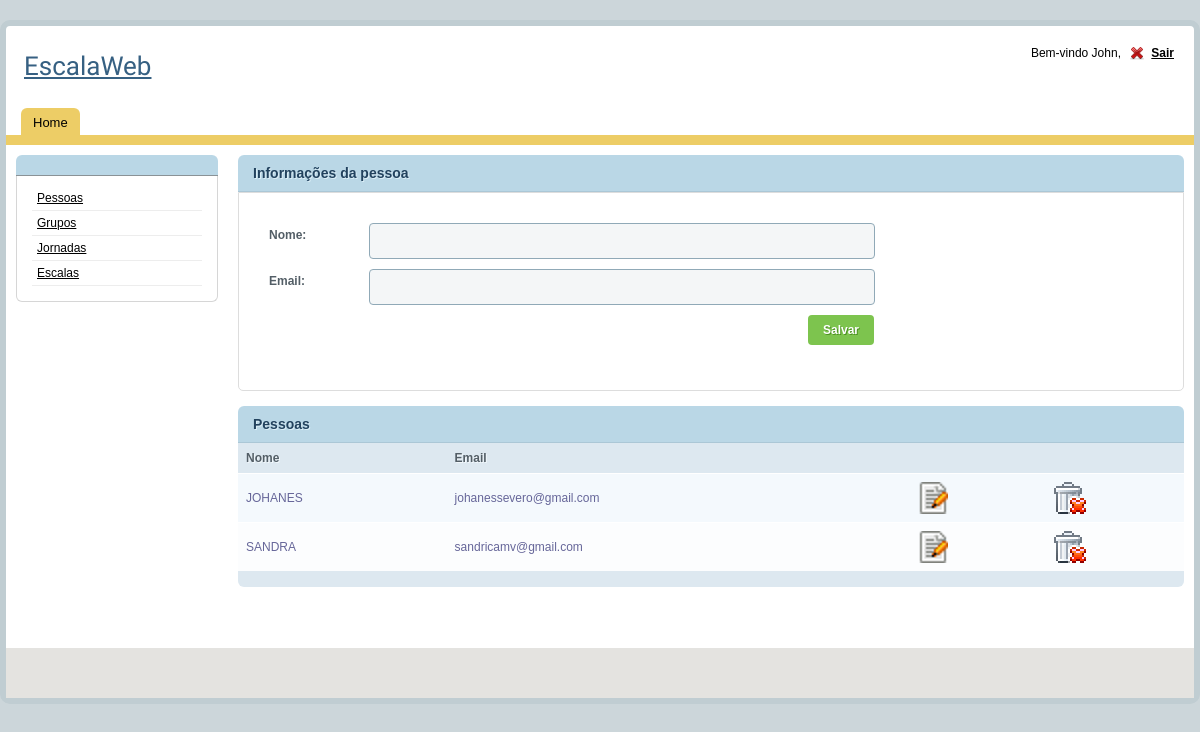
/pessoa/pessoa_cadastro.php, run on the app's committed database.
### tables this page shows
CREATE TABLE IF NOT EXISTS `pessoa` (
  `id` INT NOT NULL AUTO_INCREMENT,
  `nome` VARCHAR(100) NOT NULL,
  `email` VARCHAR(100) NOT NULL,
  `coordenador_id` INT NOT NULL,
  PRIMARY KEY (`id`, `coordenador_id`),
  INDEX `fk_pessoa_coordenador` (`coordenador_id` ASC),
  CONSTRAINT `fk_pessoa_coordenador`
    FOREIGN KEY (`coordenador_id`)
    REFERENCES `coordenador` (`id`)
    ON DELETE NO ACTION
    ON UPDATE NO ACTION);

### util/bd_util.php (called while the page is built, shortened)
<?php
function get_conexao() {
	$endereco = "127.0.0.1";
	$usuario = "root";
	$senha = "root";
	$nome_banco = "escala_web";
	$conexao = mysqli_connect ( $endereco, $usuario, $senha, $nome_banco );
	return $conexao;
}
?>

### pessoa/pessoa_bd.php (called while the page is built, shortened)
<?php
function get_pessoas() {
	$sql = "select * from pessoa"." where coordenador_id = " .$_SESSION["coordenador_id"];
	$resultado = mysqli_query ( get_conexao (), $sql );
	$pessoas = array ();
	while ( $pessoa = mysqli_fetch_assoc ( $resultado ) ) {
		$pessoas [] = $pessoa;
	}
	return $pessoas;
}
?>

### pessoa/pessoa_cadastro.php (the view, shortened to what this page needs)
<?php
include "../template/header.php";
include "pessoa_bd.php";
monta_form_cadastro ();
listar ();
?>
<?php
function monta_form_cadastro() {
	echo "<h2>Informações da pessoa</h2>";
	echo "<form method = 'GET'>";
	echo "<div id='tab1' class='tabcontent' style='display: block;'>";
	echo "<div class='form'>";
	echo "<div class='form_row'>";
	echo "<label>Nome:</label> <input type='text' name = 'nome' class='form_input' >";
	echo "</div>";
	echo "<div class='form_row'>";
	echo "<label>Email:</label> <input type='text' name = 'email' class='form_input' >";
	echo "</div>";
	echo "<div class='form_row'>";
	echo "<input type='submit' class='form_submit' value='Salvar' title = 'clique para salvar'>";
	echo "</div>";
	echo "</div>";
	echo "</div>";
	echo "</form>";
}
function listar() {
	$pessoas = get_pessoas ();
	if (count ( $pessoas ) > 0) {
		echo "<h2>Pessoas</h2>";
		echo "<table id='rounded-corner'>";
		echo "<thead>";
		echo "<tr>";
		echo "<th>Nome</th>";
		echo "<th>Email</th>";
		echo "<th></th>";
		echo "<th></th>";
		echo "</tr>";
		echo "</thead>";
		echo "<tfoot>";
		echo "<tr>";
		echo "<td colspan='12'></td>";
		echo "</tr>";
		echo "</tfoot>";
		echo "<tbody>";
		$cont = 0;
		foreach ( $pessoas as $pessoa ) {
			if ($cont ++ % 2 == 0)
				echo "<tr class='odd'>";
			else
				echo "<tr class='even'>";
			echo "<td>" . $pessoa ["nome"] . "</td>";
			echo "<td>" . $pessoa ["email"] . "</td>";
			echo "<td>";
			echo "<a href = 'pessoa_edicao.php?id=".$pessoa["id"]."&editar=1' title = 'clique para alterar'/><img src = '../resources/img/edit.png'/></a>";
			echo "<td>";
			echo "<a href = 'pessoa_cadastro.php?id=".$pessoa["id"]."&excluir=1' title = 'clique para excluir'><img src = '../resources/img/trash.gif'></a>";
			echo "</td>";
			echo "</tr>";
		}
		echo "</tbody></table>";
	}
}
include "../template/footer.php";
?>

### resources/css/style.css (style rules this page uses)
body { background-color: #ccd6da; font-family: Arial, Helvetica, sans-serif; padding: 0; margin: 0; font-size: 12px; color: #000; }
a { color: #0291d4; }
#right_content h2 { background-color: #bad7e6; margin: 0px; clear: both; -moz-border-radius-topleft: 6px; -webkit-border-top-left-radius: 6px; -khtml-border-top-left-radius: 6px; border-top-left-radius: 6px; -moz-border-radius-topright: 6px; -webkit-border-top-right-radius: 6px; -khtml-border-top-right-radius: 6px; border-top-right-radius: 6px; color: #22425e; font-size: 14px; font-weight: bold; padding: 10px 0 10px 15px; text-shadow: 1px 1px #DCEEF7; border-bottom: 1px #ABC7D6 solid; }
#rounded-corner { margin: 0px; width: 100%; text-align: left; border-collapse: collapse; }
#rounded-corner th { padding: 8px; font-weight: bold; font-size: 12px; color: #535E66; background: #dde8f0; text-shadow: 1px 1px #F2F8FC; }
#rounded-corner tr.odd td { padding: 8px; background: #f4f9fd; border-top: 1px solid #fff; color: #669; }
#rounded-corner tr.even td { padding: 8px; background: #fcfdfe; border-top: 1px solid #fff; color: #669; }
#rounded-corner tfoot td { background: #dde8f0; font-size: 11px; padding: 8px 8px 8px 15px; -moz-border-radius-bottomleft: 6px; -webkit-border-bottom-left-radius: 6px; -khtml-border-bottom-left-radius: 6px; border-bottom-left-radius: 6px; -moz-border-radius-bottomright: 6px; -webkit-border-bottom-right-radius: 6px; -khtml-border-bottom-right-radius: 6px; border-bottom-right-radius: 6px; }
.tabcontent { padding: 10px; clear: both; border: 1px #ddd solid; margin: 0 0 15px 0; -moz-border-radius-bottomleft: 5px; -webkit-border-bottom-left-radius: 5px; -khtml-border-bottom-left-radius: 5px; border-bottom-left-radius: 5px; -moz-border-radius-bottomright: 5px; -webkit-border-bottom-right-radius: 5px; -khtml-border-bottom-right-radius: 5px; border-bottom-right-radius: 5px; }
.form { padding: 20px; }
.form_row { width: 610px; float: left; clear: both; margin: 0 0 10px 0; }
.form_row label { width: 100px; float: left; padding: 5px 0 0px 0; font-size: 12px; color: #535E66; font-weight: bold; text-shadow: 1px 1px #fff; text-align: left; }
.form_input { width: 500px; height: 34px; float: left; padding: 0px 0px 0 4px; background-color: #F4F6F7; border: 1px #90A9B7 solid; color: #000; -moz-border-radius: 4px; -webkit-border-radius: 4px; border-radius: 4px; }
input.form_submit { float: right; clear: both; margin: 0px 5px 5px 0px; color: #fff; background: #7dc44e; -moz-border-radius: 4px; -webkit-border-radius: 4px; border-radius: 4px; font-family: arial; font-size: 12px; font-weight: bold; padding: 8px 15px; text-align: center; cursor: pointer; border: none; text-shadow: 1px 1px #4c9021; }

### data on the page
pessoa: nome "JOHANES", email "johanessevero@gmail.com"
pessoa: nome "SANDRA", email "sandricamv@gmail.com"
